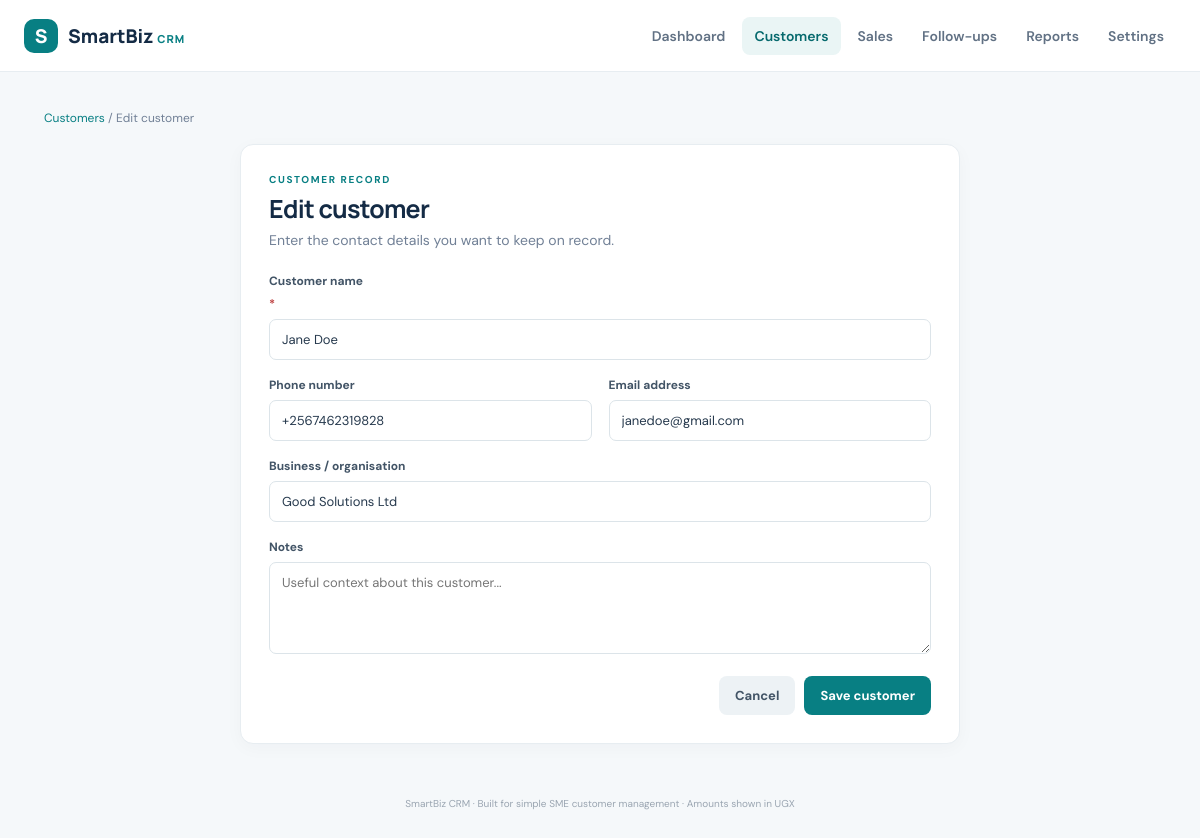
/customers/1/edit, run on the app's committed database.
### tables this page shows
CREATE TABLE customers (
        id INTEGER PRIMARY KEY AUTOINCREMENT,
        name TEXT NOT NULL,
        phone TEXT NOT NULL DEFAULT '',
        email TEXT NOT NULL DEFAULT '',
        business TEXT NOT NULL DEFAULT '',
        notes TEXT NOT NULL DEFAULT '',
        created_at TEXT NOT NULL DEFAULT CURRENT_TIMESTAMP
    );

### app.py (the view, shortened to what this page needs)
@app.route("/customers/<int:customer_id>/edit", methods=["GET", "POST"])
def customer_edit(customer_id):
    customer = customer_or_404(customer_id)
    return render_template("customer_form.html", customer=customer)

### app.py (called while the page is built)
def get_db():
    if "db" not in g:
        g.db = sqlite3.connect(DATABASE)
        g.db.row_factory = sqlite3.Row
        g.db.execute("PRAGMA foreign_keys = ON")
    return g.db

@app.context_processor
def inject_globals():
    return {"today": date.today().isoformat()}

def customer_or_404(customer_id):
    row = get_db().execute("SELECT * FROM customers WHERE id = ?", (customer_id,)).fetchone()
    if row is None:
        abort(404)
    return row

### templates/customer_form.html
{% extends "base.html" %}{% block title %}{{ 'Edit' if customer else 'Add' }} customer · SmartBiz CRM{% endblock %}
{% block content %}<div class="breadcrumbs"><a href="{{ url_for('customers') }}">Customers</a> / {{ 'Edit customer' if customer else 'New customer' }}</div><div class="form-card"><p class="eyebrow">CUSTOMER RECORD</p><h1>{{ 'Edit customer' if customer else 'Add a customer' }}</h1><p class="muted">Enter the contact details you want to keep on record.</p>
<form method="post" class="form-grid"><label class="full">Customer name <em>*</em><input name="name" required maxlength="120" value="{{ customer.name if customer else '' }}" placeholder="e.g. Jane Namusoke"></label><label>Phone number<input name="phone" maxlength="40" value="{{ customer.phone if customer else '' }}" placeholder="+256..."></label><label>Email address<input type="email" name="email" maxlength="120" value="{{ customer.email if customer else '' }}" placeholder="name@example.com"></label><label class="full">Business / organisation<input name="business" maxlength="120" value="{{ customer.business if customer else '' }}" placeholder="Business name"></label><label class="full">Notes<textarea name="notes" rows="4" maxlength="1000" placeholder="Useful context about this customer...">{{ customer.notes if customer else '' }}</textarea></label><div class="form-actions full"><a class="button secondary" href="{{ url_for('customers') }}">Cancel</a><button class="button">Save customer</button></div></form></div>{% endblock %}

### static/style.css (style rules this page uses)
:root { --navy:#142b45;--teal:#087f83;--teal-dark:#06696d;--ink:#1c2b3a;--muted:#718096;--line:#e7edf1;--bg:#f5f8fa;--white:#fff;--green:#16845b;--orange:#b66a12;--red:#bf4545 }
* { box-sizing:border-box }
body { margin:0;background:var(--bg);color:var(--ink);font-family:'DM Sans',sans-serif;font-size:14px }
.eyebrow { font-size:10px;letter-spacing:1.6px;font-weight:700;color:var(--teal);margin:0 0 8px }
.page-heading h1,.form-card h1 { font-family:Manrope,sans-serif;font-size:29px;line-height:1.2;margin:0;color:var(--navy);letter-spacing:-.7px }
.muted { color:var(--muted);margin:7px 0 0 }
.button { display:inline-flex;align-items:center;justify-content:center;border:0;border-radius:8px;padding:11px 16px;background:var(--teal);color:white;text-decoration:none;font:700 13px 'DM Sans',sans-serif;cursor:pointer;white-space:nowrap }
.button.secondary { background:#edf2f5;color:#425466 }
.breadcrumbs { font-size:12px;color:var(--muted);margin-bottom:18px }
.breadcrumbs a { color:var(--teal);text-decoration:none }
.form-card { max-width:720px;margin:0 auto 30px;background:white;border:1px solid var(--line);border-radius:13px;padding:28px;box-shadow:0 4px 18px rgba(20,43,69,.03) }
.form-card h1 { font-size:25px }
.form-card>.muted { margin-bottom:24px }
.form-grid { display:grid;grid-template-columns:1fr 1fr;gap:17px }
.form-grid label { display:flex;flex-direction:column;gap:7px;font-size:12px;font-weight:700;color:#425466 }
.form-grid label.full,.form-actions.full { grid-column:1/-1 }
.form-grid em { color:var(--red);font-style:normal }
.form-grid input,.form-grid textarea,.form-grid select,.inline-form select { width:100%;border:1px solid #dce4e9;border-radius:7px;padding:11px 12px;font:13px 'DM Sans',sans-serif;color:#26394d;background:#fff;outline-color:#77bdbc }
.form-grid textarea { resize:vertical }
.form-actions { display:flex;justify-content:flex-end;gap:9px;margin-top:5px }

### data on the page
customers: name "Jane Doe", phone "+2567462319828", email "janedoe@gmail.com", business "Good Solutions Ltd"

### other printed values
{{ 'Edit customer' if customer else 'New customer' }} "Edit customer"
{{ 'Edit customer' if customer else 'Add a customer' }} "Edit customer"
